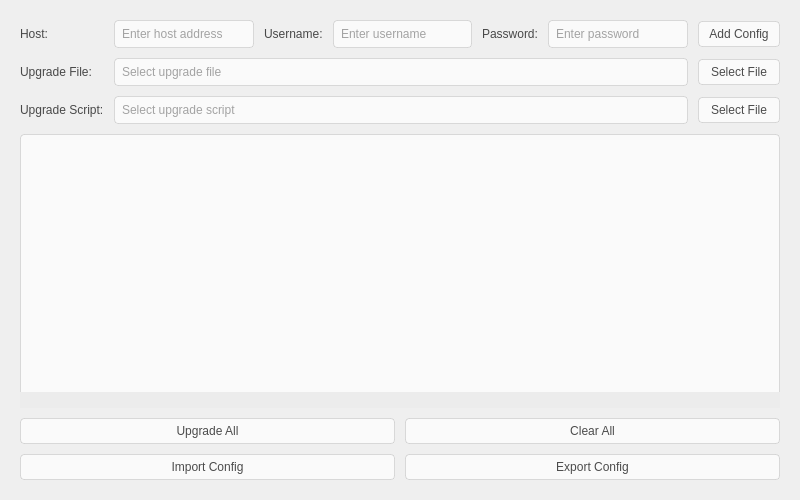
<?xml version="1.0" encoding="UTF-8"?>
<ui version="4.0">
    <class>MainWindow</class>
    <widget class="QMainWindow" name="MainWindow">
        <property name="geometry">
            <rect>
                <x>0</x>
                <y>0</y>
                <width>800</width>
                <height>500</height>
            </rect>
        </property>
        <property name="windowTitle">
            <string>SSH Batch Upgrade Tool v1.0</string>
        </property>
        <property name="styleSheet">
            <string>
                QMainWindow {
<!--                background-color: #f3f3f3;-->
                background-position: center;
                background-repeat: no-repeat;
                background-attachment: fixed;
                }
                QWidget {
                font-family: "Segoe UI", sans-serif;
                font-size: 12px;
                }
                QPushButton {
                background-color: rgba(255, 255, 255, 0.7);
                color: rgba(0, 0, 0, 0.7);
                border: 1px solid rgba(204, 204, 204, 0.7);
                border-radius: 4px;
                padding: 5px 10px;
                font-weight: 400;
                }
                QPushButton:hover {
                background-color: rgba(249, 249, 249, 0.3);
                border: 1px solid rgba(0, 120, 215, 0.3);
                }
                QPushButton:pressed {
                background-color: rgba(0, 120, 215, 0.3);
                color: rgba(0, 0, 0, 0.3);
                border: 1px solid rgba(0, 120, 215, 0.3);
                }
                QPushButton:disabled {
                background-color: rgba(249, 249, 249, 0.1);
                color: rgba(160, 160, 160, 0.7);
                border-color: rgba(204, 204, 204, 0.7);
                }
                QLineEdit {
                background-color: rgba(255, 255, 255, 0.7);
                border: 1px solid rgba(204, 204, 204, 0.7);
                border-radius: 4px;
                padding: 5px;
                color: rgba(0, 0, 0, 0.7);
                }
                QLineEdit:focus {
                border-color: rgba(0, 103, 192, 0.7);
                }
                QTableWidget {
                border: 1px solid rgba(204, 204, 204, 0.7);
                border-bottom: none;
                background-color: rgba(255, 255, 255, 0.7);
                border-top-left-radius: 4px;
                border-top-right-radius: 4px;
                color: rgba(0, 0, 0, 0.7);
                }
                QHeaderView::section {
                background-color: rgba(243, 243, 243, 0.7);
                color: rgba(0, 0, 0, 0.7);
                padding: 5px;
                border: none;
                border-right: 1px solid rgba(204, 204, 204, 0.7);
                border-bottom: 1px solid rgba(204, 204, 204, 0.7);
                font-weight: 600;
                }
                QTableWidget::item {
                padding: 5px;
                }
                QTableWidget::item:selected {
                background-color: rgba(229, 241, 251, 0.7);
                color: rgba(0, 0, 0, 0.7);
                }
                QLabel {
                color: rgba(0, 0, 0, 0.7);
                }
                QProgressBar {
                border: none;
                border-radius: 0;
                background-color: rgba(204, 204, 204, 0.1);
                text-align: center;
                height: 2px;
                }
                QProgressBar::chunk {
                background-color: rgba(0, 103, 192, 0.7);
                }
                QTableWidget QPushButton {
                background-color: transparent;
                border: none;
                padding: 0;
                font-weight: bold;
                color: rgba(0, 103, 192, 0.7);
                }
                QTableWidget QPushButton:pressed {
                color: rgba(0, 76, 140, 0.7);
                }
                QTableWidget::item:hover {
                background-color: rgba(240, 248, 255, 0.7);
                }
            </string>
        </property>
        <widget class="QWidget" name="centralwidget">
            <layout class="QVBoxLayout" name="verticalLayout">
                <property name="spacing">
                    <number>10</number>
                </property>
                <property name="margin">
                    <number>20</number>
                </property>
                <item>
                    <layout class="QGridLayout" name="gridLayout">
                        <property name="horizontalSpacing">
                            <number>10</number>
                        </property>
                        <property name="verticalSpacing">
                            <number>10</number>
                        </property>
                        <item row="0" column="0">
                            <widget class="QLabel" name="hostLabel">
                                <property name="text">
                                    <string>Host:</string>
                                </property>
                            </widget>
                        </item>
                        <item row="0" column="1">
                            <widget class="QLineEdit" name="hostEntry">
                                <property name="placeholderText">
                                    <string>Enter host address</string>
                                </property>
                            </widget>
                        </item>
                        <item row="0" column="2">
                            <widget class="QLabel" name="usernameLabel">
                                <property name="text">
                                    <string>Username:</string>
                                </property>
                            </widget>
                        </item>
                        <item row="0" column="3">
                            <widget class="QLineEdit" name="usernameEntry">
                                <property name="placeholderText">
                                    <string>Enter username</string>
                                </property>
                            </widget>
                        </item>
                        <item row="0" column="4">
                            <widget class="QLabel" name="passwordLabel">
                                <property name="text">
                                    <string>Password:</string>
                                </property>
                            </widget>
                        </item>
                        <item row="0" column="5">
                            <widget class="QLineEdit" name="passwordEntry">
                                <property name="placeholderText">
                                    <string>Enter password</string>
                                </property>
                            </widget>
                        </item>
                        <item row="0" column="6">
                            <widget class="QPushButton" name="addUpgradeTaskButton">
                                <property name="text">
                                    <string>Add Config</string>
                                </property>
                            </widget>
                        </item>
                        <item row="1" column="0">
                            <widget class="QLabel" name="upgradeFileLabel">
                                <property name="text">
                                    <string>Upgrade File:</string>
                                </property>
                            </widget>
                        </item>
                        <item row="1" column="1" colspan="5">
                            <widget class="QLineEdit" name="upgradeFileEntry">
                                <property name="placeholderText">
                                    <string>Select upgrade file</string>
                                </property>
                            </widget>
                        </item>
                        <item row="1" column="6" colspan="1">
                            <widget class="QPushButton" name="upgradeFileButton">
                                <property name="text">
                                    <string>Select File</string>
                                </property>
                            </widget>
                        </item>
                        <item row="2" column="0">
                            <widget class="QLabel" name="upgradeScriptLabel">
                                <property name="text">
                                    <string>Upgrade Script:</string>
                                </property>
                            </widget>
                        </item>
                        <item row="2" column="1" colspan="5">
                            <widget class="QLineEdit" name="upgradeScriptEntry">
                                <property name="placeholderText">
                                    <string>Select upgrade script</string>
                                </property>
                            </widget>
                        </item>
                        <item row="2" column="6" colspan="1">
                            <widget class="QPushButton" name="upgradeScriptButton">
                                <property name="text">
                                    <string>Select File</string>
                                </property>
                            </widget>
                        </item>
                    </layout>
                </item>
                <item>
                    <layout class="QVBoxLayout" name="tableLayout">
                        <property name="spacing">
                            <number>0</number>
                        </property>
                        <item>
                            <widget class="QTableWidget" name="upgradeTasksTable"/>
                        </item>
                        <item>
                            <widget class="QProgressBar" name="overallProgressBar">
                                <property name="maximum">
                                    <number>100</number>
                                </property>
                                <property name="value">
                                    <number>0</number>
                                </property>
                                <property name="textVisible">
                                    <bool>false</bool>
                                </property>
                            </widget>
                        </item>
                    </layout>
                </item>
                <item>
                    <layout class="QHBoxLayout" name="upgradeAllLayout">
                        <item>
                            <widget class="QPushButton" name="upgradeAllHostsButton">
                                <property name="text">
                                    <string>Upgrade All</string>
                                </property>
                            </widget>
                        </item>
                        <item>
                            <widget class="QPushButton" name="clearTasksButton">
                                <property name="text">
                                    <string>Clear All</string>
                                </property>
                            </widget>
                        </item>
                    </layout>
                </item>
                <item>
                    <layout class="QHBoxLayout" name="horizontalLayout_2">
                        <item>
                            <widget class="QPushButton" name="importButton">
                                <property name="text">
                                    <string>Import Config</string>
                                </property>
                            </widget>
                        </item>
                        <item>
                            <widget class="QPushButton" name="exportButton">
                                <property name="text">
                                    <string>Export Config</string>
                                </property>
                            </widget>
                        </item>
                    </layout>
                </item>
            </layout>
        </widget>
    </widget>
    <resources/>
    <connections/>
</ui>
